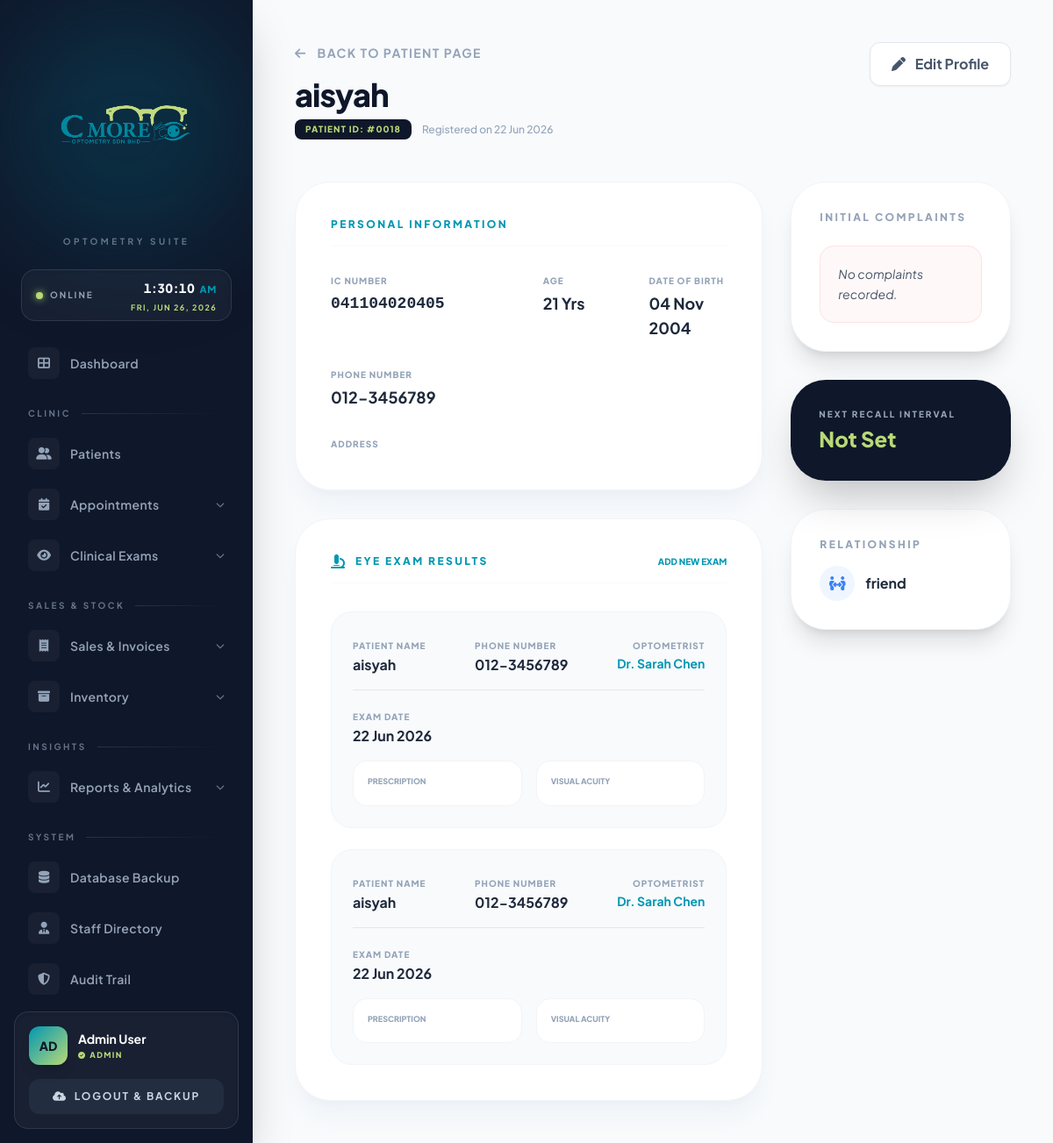
Page /patient_details.php?id=18 (signed in) on the earlier database version.
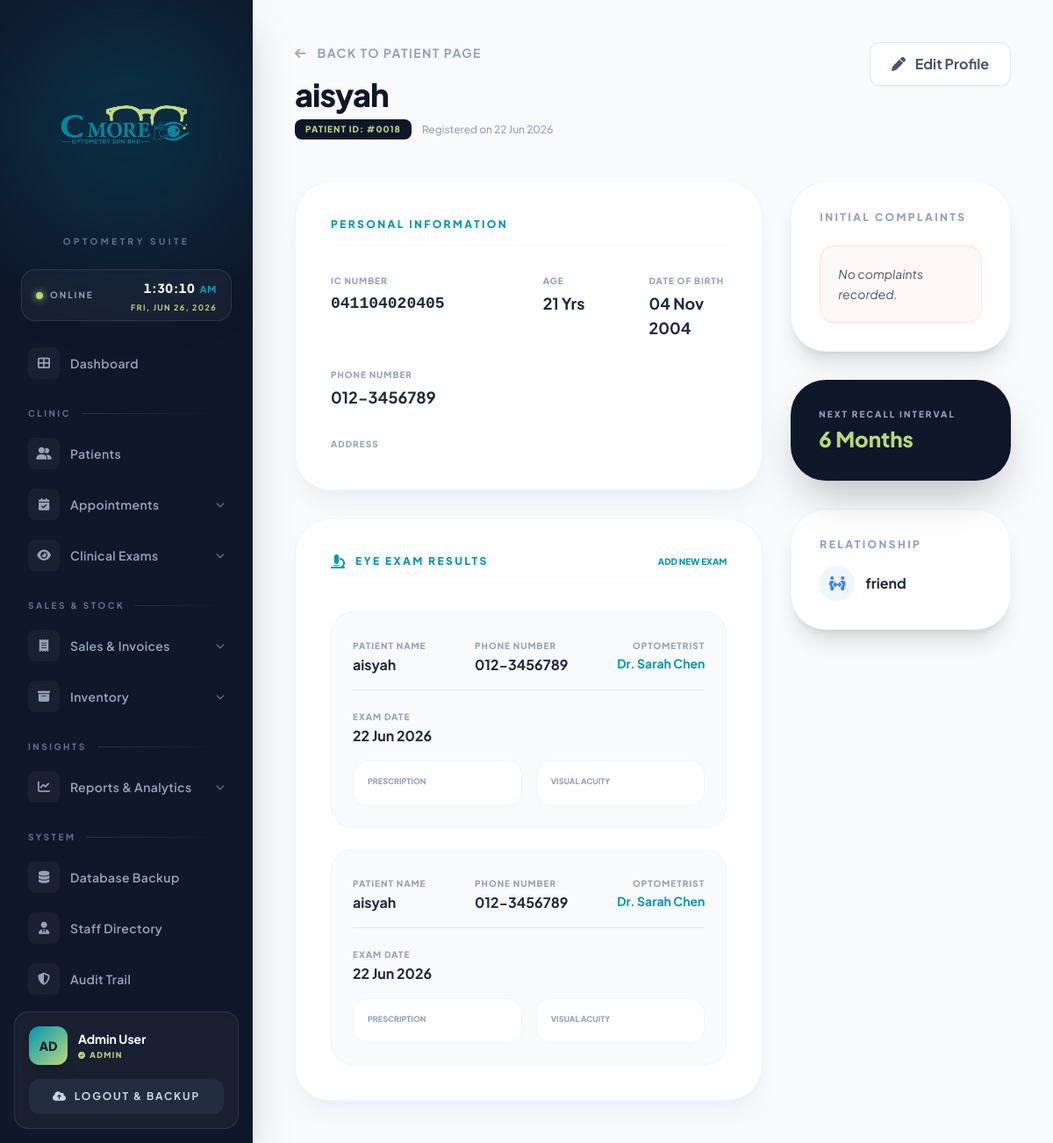
Same page on the later database version.
### tables this page shows
CREATE TABLE `patient` (
  `PATIENT_ID` int(11) NOT NULL AUTO_INCREMENT,
  `NAME` varchar(100) NOT NULL,
  `IC_NUMBER` varchar(20) DEFAULT NULL,
  `PHONE_NUMBER` varchar(20) DEFAULT NULL,
  `ADDRESS` text DEFAULT NULL,
  `REGISTRATION_DATE` date NOT NULL,
  `CONNECTION_RELATIONSHIP` varchar(100) DEFAULT NULL,
  `FOLLOW_UP_INTERVAL` varchar(50) DEFAULT NULL,
  `COMPLAINTS` text DEFAULT NULL,
  PRIMARY KEY (`PATIENT_ID`),
  UNIQUE KEY `IC_NUMBER` (`IC_NUMBER`)
);

### patient_details.php (the view, shortened to what the changed rows need)
<?php
include('config.php');
function parse_malaysian_ic($ic) {
    $clean_ic = preg_replace('/[^0-9]/', '', $ic);
    $yy = substr($clean_ic, 0, 2);
    $mm = substr($clean_ic, 2, 2);
    $dd = substr($clean_ic, 4, 2);
    $current_yy = (int)date('y');
    $year = ((int)$yy > $current_yy) ? "19$yy" : "20$yy";
    if (checkdate((int)$mm, (int)$dd, (int)$year)) {
        $dob_date = new DateTime("$year-$mm-$dd");
        $now = new DateTime();
        $age = $now->diff($dob_date)->y;
        return [
            'age' => $age . ' Yrs',
            'dob' => $dob_date->format('d M Y')
        ];
    }
    return ['age' => 'N/A', 'dob' => 'N/A'];
}
$id = isset($_GET['id']) ? mysqli_real_escape_string($conn, $_GET['id']) : '';
$sql = "SELECT * FROM PATIENT WHERE PATIENT_ID = '$id'";
$res = mysqli_query($conn, $sql);
$patient = mysqli_fetch_assoc($res);
$ic_info = parse_malaysian_ic($patient['IC_NUMBER']);
?>
<!DOCTYPE html>
<html lang="en">
<head>
    <script src="https://cdn.tailwindcss.com"></script>
    <link rel="stylesheet" href="https://cdnjs.cloudflare.com/ajax/libs/font-awesome/6.0.0/css/all.min.css">
</head>
<body class="bg-[#f8fafc] flex min-h-screen text-slate-900">
    <?php include('sidebar.php'); ?>
    <main class="flex-1 ml-72 p-12">
        <header class="flex justify-between items-start mb-12">
            <div>
                <a href="patients.php" class="text-slate-400 text-sm font-bold uppercase tracking-widest hover:text-[#0097B2] transition">
                    <i class="fa-solid fa-arrow-left mr-2"></i> Back to Patient Page
                </a>
                <h1 class="text-4xl font-extrabold text-slate-900 tracking-tight mt-4"><?php echo htmlspecialchars($patient['NAME']); ?></h1>
                <div class="flex items-center space-x-3 mt-2">
                    <span class="px-3 py-1 bg-slate-900 text-[#B9D977] rounded-lg text-[10px] font-black uppercase tracking-widest">
                        Patient ID: #<?php echo str_pad($patient['PATIENT_ID'], 4, '0', STR_PAD_LEFT); ?>
                    </span>
                    <span class="text-slate-400 text-xs font-medium">
                        Registered on <?php echo date('d M Y', strtotime($patient['REGISTRATION_DATE'])); ?>
                    </span>
                </div>
            </div>
        </header>
        <div class="grid grid-cols-1 lg:grid-cols-3 gap-8">
            <div class="lg:col-span-2 space-y-8">
                <section class="bg-white p-10 rounded-[2.5rem] border border-slate-100 shadow-xl shadow-slate-200/40">
                    <div class="grid grid-cols-1 md:grid-cols-2 lg:grid-cols-4 gap-8">
                        <?php if(!empty($patient['IC_NUMBER'])): ?>
                        <div class="col-span-2">
                            <p class="text-[10px] font-black uppercase text-slate-400 tracking-widest mb-1">IC Number</p>
                            <p class="text-slate-800 font-bold font-mono text-lg"><?php echo htmlspecialchars($patient['IC_NUMBER']); ?></p>
                        </div>
                        <div>
                            <p class="text-[10px] font-black uppercase text-slate-400 tracking-widest mb-1">Age</p>
                            <p class="text-slate-800 font-bold text-lg"><?php echo $ic_info['age']; ?></p>
                        </div>
                        <div>
                            <p class="text-[10px] font-black uppercase text-slate-400 tracking-widest mb-1">Date of Birth</p>
                            <p class="text-slate-800 font-bold text-lg"><?php echo $ic_info['dob']; ?></p>
                        </div>
                        <?php endif; ?>
                        <div class="col-span-2">
                            <p class="text-[10px] font-black uppercase text-slate-400 tracking-widest mb-1">Phone Number</p>
                            <p class="text-slate-800 font-bold text-lg"><?php echo htmlspecialchars($patient['PHONE_NUMBER']); ?></p>
                        </div>
                    </div>
                </section>
            </div>
            <div class="space-y-8">
                <div class="bg-slate-900 p-8 rounded-[2.5rem] text-white shadow-2xl relative overflow-hidden">
                    <div class="relative z-10">
                        <h4 class="text-[10px] font-black uppercase tracking-[0.2em] text-slate-400">Next Recall Interval</h4>
                        <p class="text-2xl font-black mt-1 text-[#B9D977]">
                            <?php echo !empty($patient['FOLLOW_UP_INTERVAL']) ? htmlspecialchars($patient['FOLLOW_UP_INTERVAL']) : 'Not Set'; ?>
                        </p>
                    </div>
                </div>
                <section class="bg-white p-8 rounded-[2.5rem] border border-slate-100 shadow-xl">
                    <div class="flex items-center space-x-3">
                        <div class="w-10 h-10 rounded-full bg-blue-50 flex items-center justify-center text-blue-500">
                            <i class="fa-solid fa-people-arrows"></i>
                        </div>
                        <p class="text-slate-800 font-bold"><?php echo !empty($patient['CONNECTION_RELATIONSHIP']) ? htmlspecialchars($patient['CONNECTION_RELATIONSHIP']) : 'None'; ?></p>
                    </div>
                </section>
            </div>
        </div>
    </main>
</body>
</html>

Differences in the rows shown:
changed patient "aisyah": FOLLOW_UP_INTERVAL (not shown) → "6 Months"
Other differences:
text no longer shown: "Not Set"
